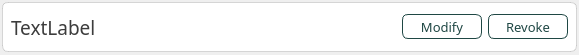
<?xml version="1.0" encoding="UTF-8"?>
<ui version="4.0">
 <class>item_useracess</class>
 <widget class="QWidget" name="item_useracess">
  <property name="geometry">
   <rect>
    <x>0</x>
    <y>0</y>
    <width>579</width>
    <height>55</height>
   </rect>
  </property>
  <property name="windowTitle">
   <string>Form</string>
  </property>
  <layout class="QVBoxLayout" name="verticalLayout">
   <property name="leftMargin">
    <number>2</number>
   </property>
   <property name="topMargin">
    <number>2</number>
   </property>
   <property name="rightMargin">
    <number>2</number>
   </property>
   <property name="bottomMargin">
    <number>2</number>
   </property>
   <item>
    <widget class="QWidget" name="container" native="true">
     <property name="maximumSize">
      <size>
       <width>16777215</width>
       <height>50</height>
      </size>
     </property>
     <property name="cursor">
      <cursorShape>PointingHandCursor</cursorShape>
     </property>
     <property name="styleSheet">
      <string notr="true">#container {
	border: 1px solid rgba(150, 150, 150, 90);
	border-radius: 6px;
	background: white;
}
#container:hover {
	border: 1px solid #4DB2AA;
}</string>
     </property>
     <layout class="QHBoxLayout" name="horizontalLayout">
      <property name="leftMargin">
       <number>0</number>
      </property>
      <property name="topMargin">
       <number>0</number>
      </property>
      <property name="rightMargin">
       <number>0</number>
      </property>
      <property name="bottomMargin">
       <number>0</number>
      </property>
      <item>
       <widget class="QWidget" name="label_container" native="true">
        <property name="styleSheet">
         <string notr="true"/>
        </property>
        <layout class="QVBoxLayout" name="verticalLayout_2">
         <item>
          <widget class="QLabel" name="name_label">
           <property name="font">
            <font>
             <family>Slate</family>
             <pointsize>14</pointsize>
            </font>
           </property>
           <property name="styleSheet">
            <string notr="true">color: rgb(60, 60, 60);</string>
           </property>
           <property name="text">
            <string>TextLabel</string>
           </property>
          </widget>
         </item>
        </layout>
       </widget>
      </item>
      <item>
       <widget class="QWidget" name="button_container" native="true">
        <layout class="QHBoxLayout" name="horizontalLayout_2">
         <item>
          <spacer name="horizontalSpacer">
           <property name="orientation">
            <enum>Qt::Orientation::Horizontal</enum>
           </property>
           <property name="sizeHint" stdset="0">
            <size>
             <width>40</width>
             <height>20</height>
            </size>
           </property>
          </spacer>
         </item>
         <item alignment="Qt::AlignmentFlag::AlignRight">
          <widget class="QPushButton" name="edit_button">
           <property name="minimumSize">
            <size>
             <width>80</width>
             <height>25</height>
            </size>
           </property>
           <property name="font">
            <font>
             <family>Slate</family>
             <pointsize>10</pointsize>
            </font>
           </property>
           <property name="cursor">
            <cursorShape>PointingHandCursor</cursorShape>
           </property>
           <property name="styleSheet">
            <string notr="true">#edit_button {
	background: white;
	border-radius: 6px;
	border: 1px solid #1F4744;
	color: #1F4744;

}

#edit_button:hover {
	background: #DBF0EE;	
}

#edit_button:pressed {
	background: #B8E0DD;
}</string>
           </property>
           <property name="text">
            <string>Modify</string>
           </property>
          </widget>
         </item>
         <item alignment="Qt::AlignmentFlag::AlignRight">
          <widget class="QPushButton" name="delete_button">
           <property name="minimumSize">
            <size>
             <width>80</width>
             <height>25</height>
            </size>
           </property>
           <property name="font">
            <font>
             <family>Slate</family>
             <pointsize>10</pointsize>
            </font>
           </property>
           <property name="cursor">
            <cursorShape>PointingHandCursor</cursorShape>
           </property>
           <property name="styleSheet">
            <string notr="true">#delete_button {
	background: white;
	border-radius: 6px;
	border: 1px solid #1F4744;
	color: #1F4744;

}

#delete_button:hover {
	background: #DBF0EE;	
}

#delete_button:pressed {
	background: #B8E0DD;
}</string>
           </property>
           <property name="text">
            <string>Revoke</string>
           </property>
          </widget>
         </item>
        </layout>
       </widget>
      </item>
     </layout>
    </widget>
   </item>
  </layout>
 </widget>
 <resources/>
 <connections/>
</ui>
